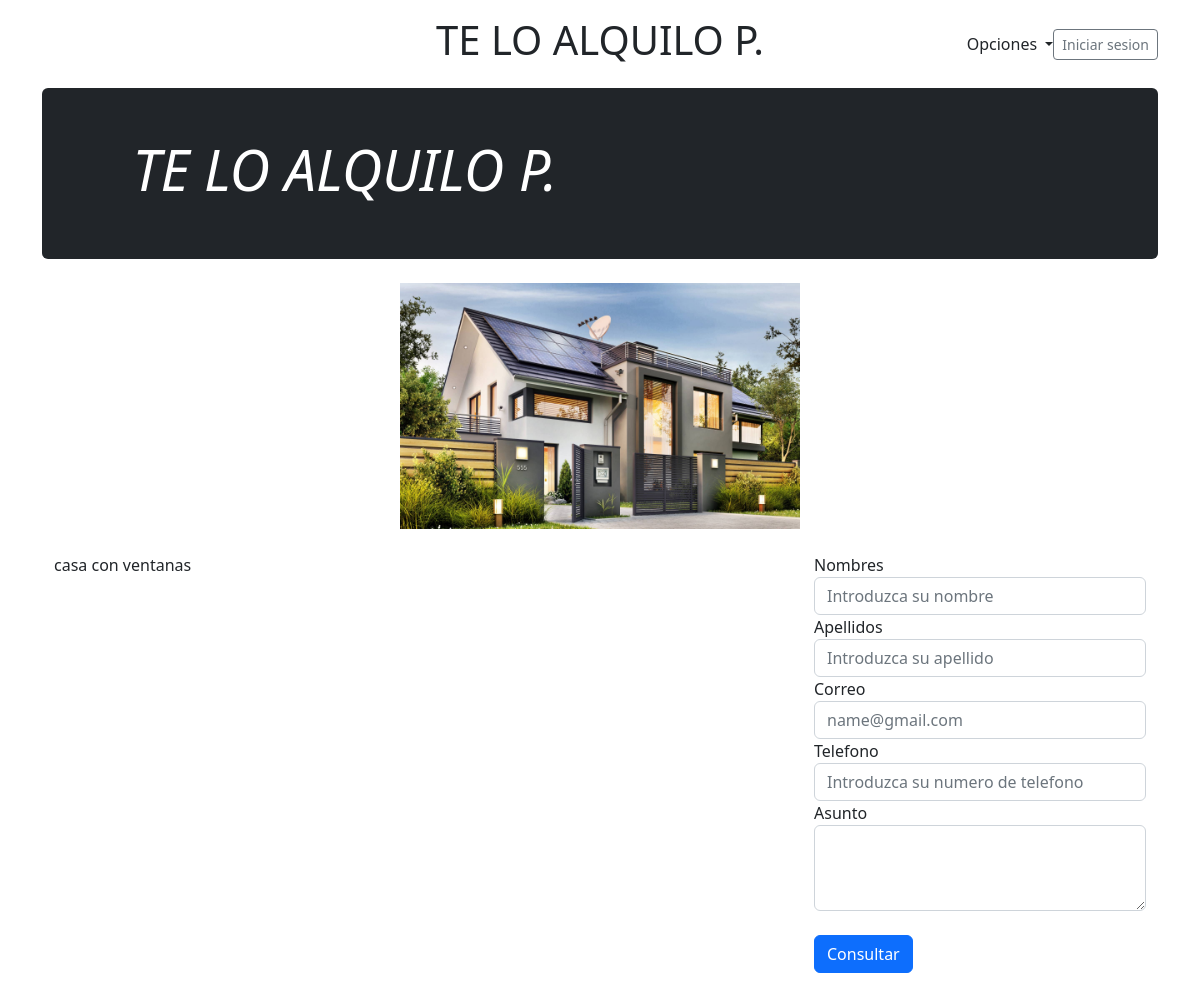
The page /desc.php?idvi=25 on the database its author committed.
### tables this page shows
CREATE TABLE `vivienda` (
  `idvi` int(11) NOT NULL,
  `id_usu` int(11) NOT NULL,
  `ruta` varchar(255) NOT NULL,
  `descripcion` varchar(500) DEFAULT NULL
);

### intranetCL/function.php (called while the page is built, shortened)
<?php
function db_query($query) {
    $connection = mysqli_connect("localhost","root","","integrador");
    $result = mysqli_query($connection,$query);
    return $result;
}
function select_id($tblname,$field_name,$field_id){
	$sql = "Select * from ".$tblname." where ".$field_name." = ".$field_id."";
	$db=db_query($sql);
	return $sql;
}
?>

### desc.php (the view, shortened to what this page needs)
<?php
require_once("intranetCL/function.php");
    if(isset($_GET['idvi'])){
        $c_idvi=$_GET['idvi'];
        select_id('vivienda','idvi',$c_idvi);
    }
?>
<html lang="en">
<head>
    <link href="css/bootstrap.min.css" rel="stylesheet" >
    <link href="css/estiloss.css" rel="stylesheet" >
</head>
<body>
<div class="container">
  <header class="blog-header lh-1 py-3">
    <div class="row flex-nowrap justify-content-between align-items-center">
      <div class="col-4 pt-1">
      </div>
      <div class="col-4 text-center">
        <h1>TE LO ALQUILO P.</h1>
      </div>
      <div class="col-4 d-flex justify-content-end align-items-center">
        <a class="nav-link dropdown-toggle" id="navbarDropdownMenuLink" data-toggle="dropdown" aria-haspopup="true" aria-expanded="false">
          Opciones
        </a>
        <a class="btn btn-sm btn-outline-secondary" href="login.php">Iniciar sesion</a>
      </div>
    </div>
  </header>
  <div class="p-4 p-md-5 mb-4 rounded text-bg-dark">
    <div class="col-md-6 px-0">
      <center><h1 class="display-4 fst-italic">TE LO ALQUILO P.</h1></center>
    </div>
  </div>
<div>
  <div class="text-center" name="ruta">
  <img src="<?php echo substr(($row->ruta),3);?>" width="400" >
  </div>
</div>
  <div class="row">
    <div class="p-4 col-8 " name="descripcion">
      <p> <?php echo $row->descripcion;?> </p>
    </div>
    <div class="p-4 col-4">
      <form action="desc1.php" method="POST" enctype="multipart/form-data">
        <div class="form-group">
          <label for="exampleFormControlInput1">Nombres</label>
          <input type="text" class="form-control" id="exampleFormControlInput1" placeholder="Introduzca su nombre" name="Nombre">
        </div>
        <div class="form-group">
          <label for="exampleFormControlInput1">Apellidos</label>
          <input type="text" class="form-control" id="exampleFormControlInput2" placeholder="Introduzca su apellido" name="Apellido">
        </div>
        <div class="form-group">
          <label for="exampleFormControlInput1">Correo</label>
          <input type="email" class="form-control" id="exampleFormControlInput3" placeholder="name@gmail.com" name="Email">
        </div>
        <div class="form-group">
          <label for="exampleFormControlInput1">Telefono</label>
          <input type="number" class="form-control" id="exampleFormControlInput4" placeholder="Introduzca su numero de telefono" name="Telefono">
        </div>
        <div class="form-group">
          <label for="exampleFormControlTextarea1">Asunto</label>
          <textarea class="form-control" id="exampleFormControlTextarea5" rows="3" name="Asunto"></textarea>
        </div><br>
        <div class="form-group">
        <button type="submit" class="btn btn-primary" name="insertar">Consultar</button>
        </div>
      </form>
    </div>
  </div>
</div>
</body>
</html>

### rows shown on the page
vivienda: ruta (picture), descripcion "casa con ventanas"
